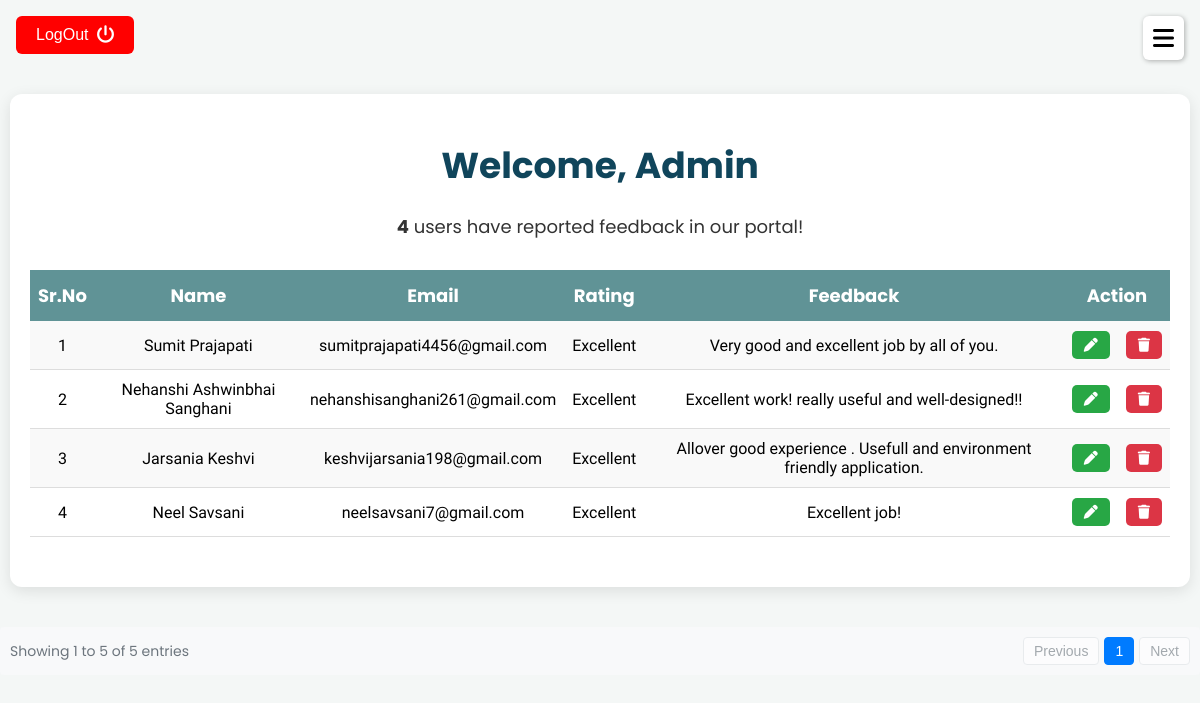
The page /admin/admin_feedback.php on the database its author committed.
### tables this page shows
CREATE TABLE `ftable` (
  `Sr. No.` int(10) NOT NULL,
  `Name` varchar(30) NOT NULL,
  `Email` varchar(30) NOT NULL,
  `Rating` varchar(20) NOT NULL,
  `Feedback` longtext NOT NULL
);

### dbconnect.php (called while the page is built, shortened)
<?php
$ftable = "ftable";
?>

### admin/admin_feedback.php (the view, shortened to what this page needs)
<?php
include '../dbconnect.php';
$admin_name = isset($_GET['admin']) ? htmlspecialchars($_GET['admin']) : "Admin";
$sql = "SELECT * FROM `$ftable`";
$result = mysqli_query($conn, $sql);
$nor = mysqli_num_rows($result);
?>
<!DOCTYPE html>
<html lang='en'>
<head>
    <link rel="stylesheet" href="https://cdnjs.cloudflare.com/ajax/libs/font-awesome/6.5.0/css/all.min.css">
    <link rel='stylesheet' href='admin_css/admin.css'>
    <link rel="stylesheet" href="admin_css/pagination.css">
</head>
<body>
    <button class="logout-button" onclick="window.location.href = 'admin_login.php';">
        LogOut <i class="fa-solid fa-power-off"></i>
    </button>
    <div class="hamburger" onclick="toggleSidebar()">
        <i id="hamburger-icon" class="fa-solid fa-bars"></i>
    </div>
    <div class='container'>
    <h1>Welcome, <?php echo $admin_name;?></h1>
        <p><strong><?php echo $nor; ?></strong> users have reported feedback in our portal!</p>
        <?php if ($nor > 0): ?>
            <div class='table-wrapper'>
                <table id="data-table">
                    <tr>
                        <th>Sr.No</th>
                        <th>Name</th>
                        <th>Email</th>
                        <th>Rating</th>
                        <th>Feedback</th>
                        <th>Action</th>
                    </tr>
                    <?php $counter = 1; ?>
                    <?php while ($row = mysqli_fetch_assoc($result)): ?>
                        <tr>
                            <td><?php echo $counter++; ?></td>
                            <td><?php echo $row['Name']; ?></td>
                            <td><?php echo $row['Email']; ?></td>
                            <td><?php echo $row['Rating']; ?></td>
                            <td><?php echo $row['Feedback']; ?></td>
                            <td>
                                <div class='action-buttons'>
                                    <button class='btn-success' onclick="openModal(
                                    '<?php echo addslashes($row['Sr. No.']); ?>',
                                    '<?php echo addslashes($row['Name']); ?>',
                                    '<?php echo addslashes($row['Email']); ?>',
                                    '<?php echo addslashes($row['Rating']); ?>',
                                    '<?php echo addslashes($row['Feedback']); ?>')"><i class="fa-solid fa-pen"></i></button>
                                    <button class='btn-danger'><i class="fa-solid fa-trash"></i></button>
                                </div>
                            </td>
                        </tr>
                    <?php endwhile; ?>
                </table>
            </div>
        <?php endif; ?>
    </div>
    <div class="table-pagination">
        <div class="pagination-info" id="pagination-info">Loading...</div>
        <div class="pagination-controls">
            <button class="pagination-button" id="prev-button">Previous</button>
            <div id="page-numbers"></div>
            <button class="pagination-button" id="next-button">Next</button>
        </div>
    </div>
</body>
</html>

### admin/admin_css/admin.css (style rules this page uses)
body { margin: 0; padding: 0; background: #f4f7f6; font-family: 'Poppins', sans-serif; }
.container { max-width: 95%; margin: 40px auto; padding: 20px; background: #ffffff; border-radius: 12px; box-shadow: 0 4px 15px rgba(0,0,0,0.1); text-align: center; }
h1 { color: #10455b; font-size: 36px; margin-bottom: 20px; }
p { font-size: 18px; color: #333; margin-bottom: 30px; }
.table-wrapper { overflow-x: auto; }
table { width: 100%; border-collapse: collapse; margin-bottom: 30px; }
th { background-color: #609396; color: white; padding: 12px 8px; font-size: 18px; }
td { padding: 10px 8px; border-bottom: 1px solid #ddd; font-family: 'Ubuntu', sans-serif; font-size: 16px; }
tr:nth-child(even) { background-color: #f9f9f9; }
.btn-success { background-color: #28a745; color: white; border: none; padding: 6px 12px; font-size: 14px; border-radius: 5px; cursor: pointer; margin-right: 6px; transition: background-color 0.3s ease; }
.btn-danger { background-color: #dc3545; color: white; border: none; padding: 6px 12px; font-size: 14px; border-radius: 5px; cursor: pointer; transition: background-color 0.3s ease; }
.action-buttons { display: flex; justify-content: center; gap: 10px; }
.logout-button { border: none; padding: 10px 20px; font-size: 16px; border-radius: 6px; display: flex; align-items: center; gap: 8px; color: white; transition: background-color 0.3s ease; margin: 16px; cursor: pointer; background-color: red; }
.logout-button i { font-size: 18px; }
.hamburger { position: absolute; top: 16px; right: 16px; z-index: 1100; }
.hamburger i { font-size: 24px; padding: 10px; border-radius: 6px; color: #000; background-color: #fff; box-shadow: 1px 1px 5px rgba(0, 0, 0, 0.3); transition: all 0.3s ease; cursor: pointer; z-index: 1100; }
@media (max-width: 1200px) { .hamburger i { left: 94vw; } }

### admin/admin_css/pagination.css (style rules this page uses)
.table-pagination { display: flex; justify-content: space-between; align-items: center; padding: 10px; background-color: #f8f9fa; border-radius: 4px; }
.pagination-info { font-size: 14px; color: #6c757d; }
.pagination-controls { display: flex; gap: 5px; align-items: center; }
.pagination-button { padding: 5px 10px; border: 1px solid #dee2e6; background-color: white; color: #007bff; cursor: pointer; border-radius: 4px; font-size: 14px; }
.pagination-button:disabled { color: #6c757d; cursor: not-allowed; opacity: 0.6; }

### rows shown on the page
ftable: Name "Sumit Prajapati", Email "sumitprajapati4456@gmail.com", Rating "Excellent", Feedback "Very good and excellent job by all of you."
ftable: Name "Nehanshi Ashwinbhai Sanghani", Email "nehanshisanghani261@gmail.com", Rating "Excellent", Feedback "Excellent work! really useful and well-designed!!"
ftable: Name "Jarsania Keshvi", Email "keshvijarsania198@gmail.com", Rating "Excellent", Feedback "Allover good experience . Usefull and environment friendly application."
ftable: Name "Neel Savsani", Email "neelsavsani7@gmail.com", Rating "Excellent", Feedback "Excellent job!"

### other values the page prints
$admin_name "Admin"
$nor "4"
